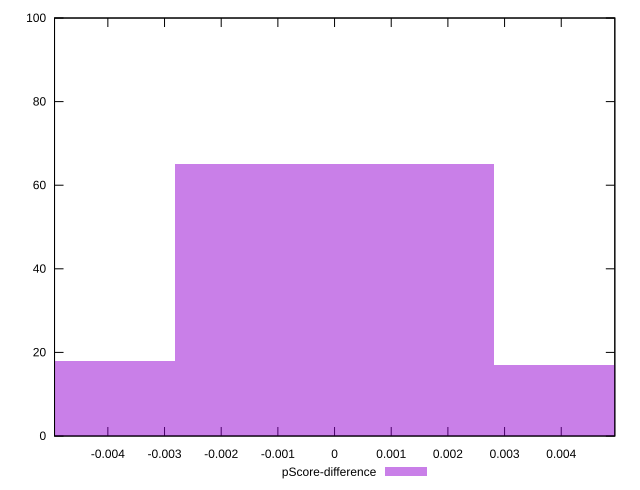

Generate this figure with gnuplot:
reset

$pScoreDifference <<EOF
0 65
-0.005627853756358989 18
0.005627853756358989 17
EOF

set key outside below
set boxwidth 0.005627853756358989
set xrange [-0.004940855065742711:0.004945406348634274]
set yrange [0:100]
set trange [0:100]
set style fill transparent solid 0.5 noborder
set terminal svg size 640, 490 enhanced background rgb 'white'
set output "reprap/estimated-input-latency/samples/pages+cached+noexternal/pScore-difference/histogram.svg"

plot $pScoreDifference title "pScore-difference" with boxes

reset
